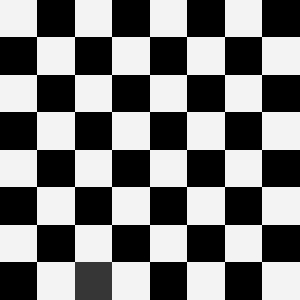
%> input picture HW1/Sources/checker.png, 300 x 300 px
$ octave Problem_3.m   (GNU Octave 9; MATLAB toolbox functions it lacks are replaced by stand-ins)
%> lines starting %> are read from the running program, lines starting %| are printed output that depends on the picture
%% Machine Vision Homework 1
% Problem 3
% Arthor: Xinyi Cai

%% Part a

% Housekeeping
clc;
clear all;

% Solution
x = [118, 115, 110, 119, 122, 118, 126, 122, 125];
w_x = [-1, -2, -1, 0, 0, 0, 1, 2, 1];
w_y = [-1, 0, 1, -2, 0, 2, -1, 0, 1];
G_x_a = w_x*x';
G_y_a = w_y*x';
G_mag = rssq([G_x_a G_y_a]);
G_ang = rad2deg(atan(abs(G_y_a/G_x_a)));

%% Part b

% Housekeeping
clc;
clear all;

% Solution
img_checker = imread('checker.png');
%> img_checker is the input picture: size 300x300 uint8; min 0, max 244, mean 122.4
[img_checker_BW,threshOut,G_x,G_y] = edge(img_checker);
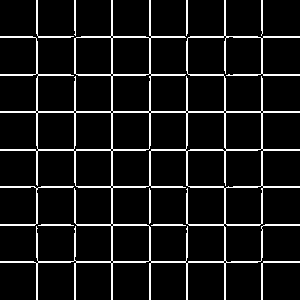
%> img_checker_BW: size 300x300 logical; 8.6% white in thin lines or dots
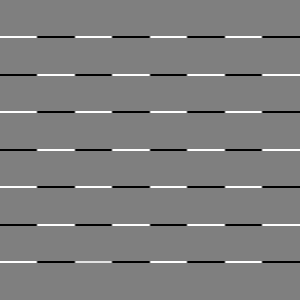
%> G_y: size 300x300 double; min -0.478, max 0.478, mean -0.000129; drawn with min black and max white
%> threshOut = 0.284
imshow(img_checker_BW)

%% Part c

% Housekeeping
clc;
clear all;

% Solution
x = -5:0.5:5;
y = -5:0.5:5;
[X,Y] = meshgrid(x,y);

sigma = [1, 2, 5];

for n = 1:3
    G = 1/(2*pi*sigma(n)^2)*exp(-(X.^2+Y.^2)/(2*sigma(n)^2));
    subplot(1, 3, n)
    surf(X, Y, G)
    title(['\sigma = ' num2str(sigma(n))]);
end
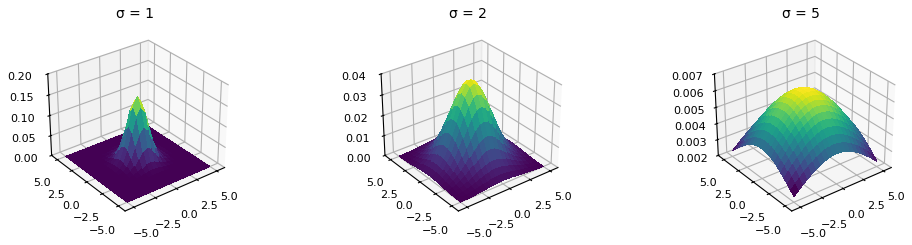
%> figure redrawn from the program's plot data, 3 panels

%% Part d

% Housekeeping
clc;
clear all;

% Solution
img_SnP_checker = imread('salt_and_pepper_noise.png');
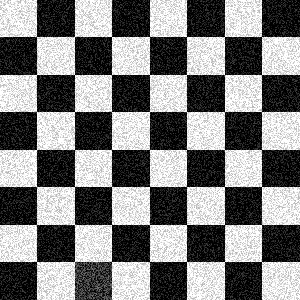
%> input picture HW1/Sources/salt_and_pepper_noise.png, 300 x 300 px
%> img_SnP_checker is the input picture: size 300x300 uint8; min 0, max 255, mean 124.9

sigma = [1, 2, 5];

for n = 1:3
    img_smoothed = imgaussfilt(img_SnP_checker, sigma(n));
    subplot(1, 3, n)
    imshow(img_smoothed)
    title(['\sigma = ' num2str(sigma(n))]);
end
%> this loop made 3 passes
%> pass 1, `title(['\sigma = ' num2str(sigma(n))]);`:
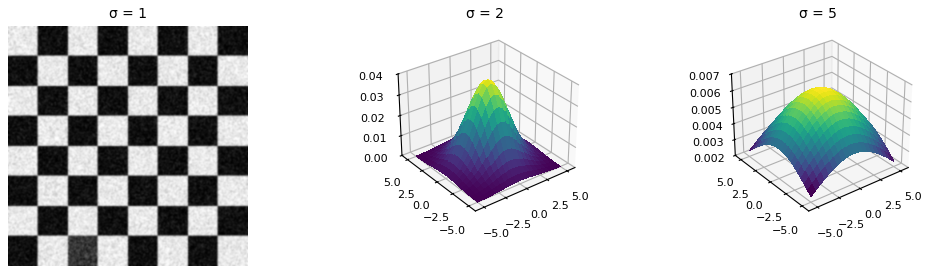
%> figure redrawn from the program's plot data, 3 panels

%% Part e

% Housekeeping
clc;
clear all;

% Solution
img_checker = imread('checker.png');

img_sigma_1 = imgaussfilt(img_checker, 1);
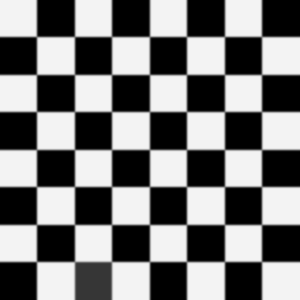
%> img_sigma_1: size 300x300 uint8; min 0, max 243, mean 122.4
img_sigma_5 = imgaussfilt(img_checker, 5);
DoG = img_sigma_1-img_sigma_5;
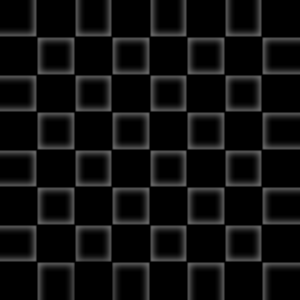
%> DoG: size 300x300 uint8; min 0, max 102, mean 15
% img_DoG_edge = edge(DoG);
% imshow(img_DoG_edge)
imshow(DoG)
